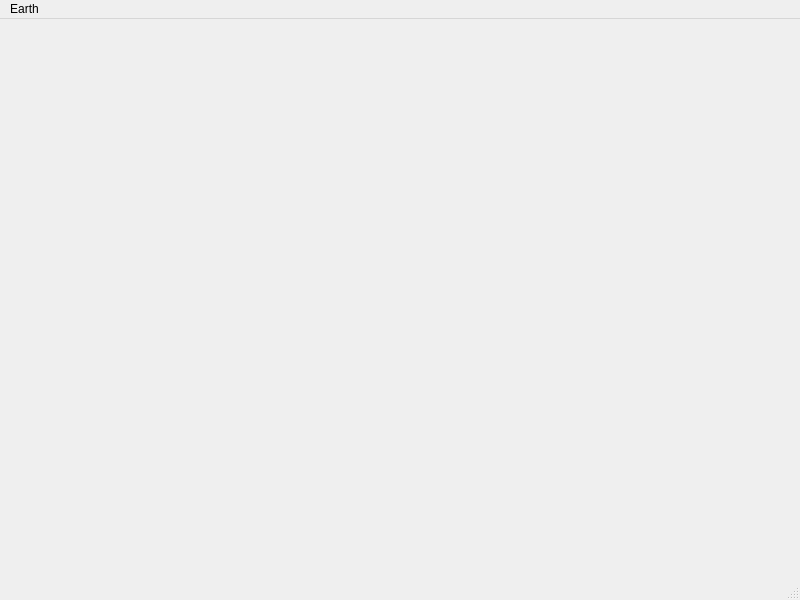
<?xml version="1.0" encoding="UTF-8"?>
<ui version="4.0">
 <class>MainWindow</class>
 <widget class="QMainWindow" name="MainWindow">
  <property name="geometry">
   <rect>
    <x>0</x>
    <y>0</y>
    <width>800</width>
    <height>600</height>
   </rect>
  </property>
  <property name="windowTitle">
   <string>MainWindow</string>
  </property>
  <widget class="QWidget" name="centralwidget">
   <widget class="QWidget" name="widget" native="true">
    <property name="geometry">
     <rect>
      <x>100</x>
      <y>90</y>
      <width>571</width>
      <height>391</height>
     </rect>
    </property>
   </widget>
  </widget>
  <widget class="QMenuBar" name="menubar">
   <property name="geometry">
    <rect>
     <x>0</x>
     <y>0</y>
     <width>800</width>
     <height>28</height>
    </rect>
   </property>
   <widget class="QMenu" name="menuEarth">
    <property name="title">
     <string>Earth</string>
    </property>
   </widget>
   <addaction name="menuEarth"/>
  </widget>
  <widget class="QStatusBar" name="statusbar"/>
 </widget>
 <resources/>
 <connections/>
</ui>
